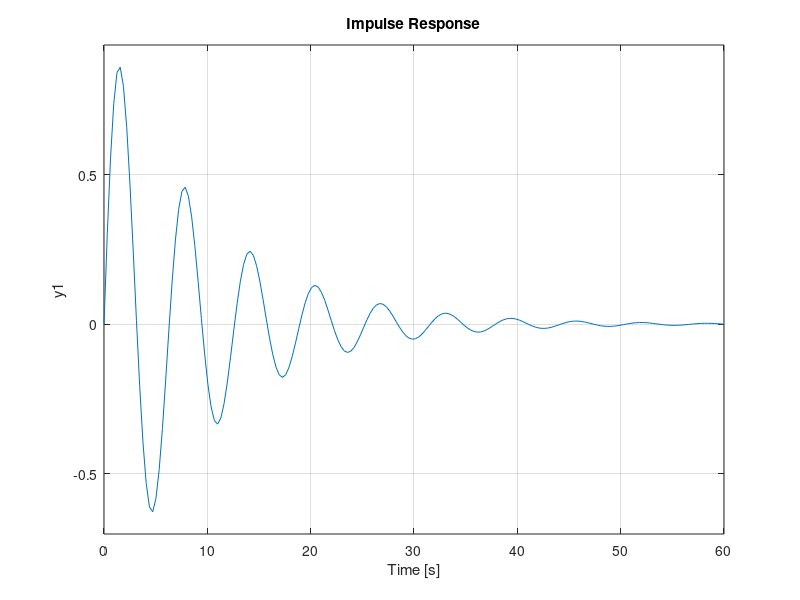

This figure's MATLAB source:
%% Masa de resorte amortiguador
m = 1;
k = 1;
b = 0.2;
s = tf('s');

H = 1/(m*s^2 + b*s + k);
step(H)

%% Impulse Response
impulse(H)